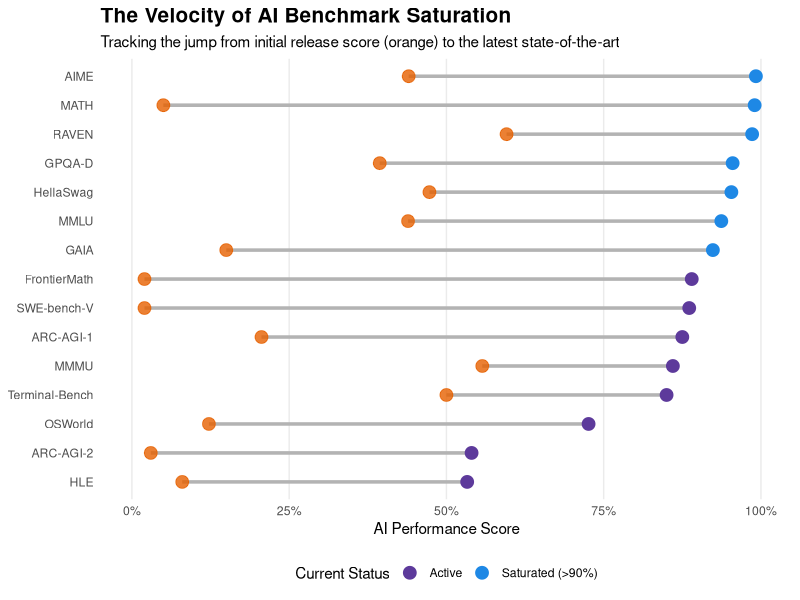

This figure's R source:
## ---- chunk 1
#| message: false
#| warning: false
library(readr)
library(dplyr)
library(ggplot2)
## ---- chunk 2
benchmarks <- read_csv("data/benchmarks.csv", show_col_types = FALSE)
head(benchmarks)
## ---- chunk 3
saturation_data <- benchmarks |>
  filter(
    metric_unit == "percent",
    !is.na(best_ai_at_release_pct), 
    !is.na(best_ai_latest_pct)
  ) |>
  mutate(
    # Convert whole numbers to decimals so scales::percent_format() works
    best_ai_at_release_pct = best_ai_at_release_pct / 100,
    best_ai_latest_pct = best_ai_latest_pct / 100,
    
    score_improvement = best_ai_latest_pct - best_ai_at_release_pct,
    is_saturated = ifelse(best_ai_latest_pct >= 0.90, "Saturated (>90%)", "Active")
  ) |>
  arrange(desc(score_improvement)) |>
  slice_head(n = 15)
## ---- chunk 4
#| label: fig-benchmark-saturation
#| fig-cap: "The progression of top AI scores from the day a benchmark was released to the latest recorded measurement."
#| warning: false
#| fig-height: 7
#| fig-width: 9

ggplot(saturation_data) +
  geom_segment(
    aes(
      x = best_ai_at_release_pct, 
      xend = best_ai_latest_pct, 
      y = reorder(short_name, best_ai_latest_pct), 
      yend = short_name
    ),
    color = "gray70", linewidth = 1.2
  ) +
  geom_point(
    aes(x = best_ai_at_release_pct, y = short_name), 
    color = "#E66100", size = 4, alpha = 0.8
  ) +
  geom_point(
    aes(x = best_ai_latest_pct, y = short_name, color = is_saturated), 
    size = 4
  ) +
  scale_x_continuous(labels = scales::percent_format(), limits = c(0, 1)) +
  scale_color_manual(values = c("Active" = "#5D3A9B", "Saturated (>90%)" = "#1E88E5")) +
  labs(
    title = "The Velocity of AI Benchmark Saturation",
    subtitle = "Tracking the jump from initial release score (orange) to the latest state-of-the-art",
    x = "AI Performance Score",
    y = NULL,
    color = "Current Status"
  ) +
  theme_minimal() +
  theme(
    plot.title = element_text(face = "bold", size = 15),
    panel.grid.minor = element_blank(),
    panel.grid.major.y = element_blank(),
    legend.position = "bottom"
  )
